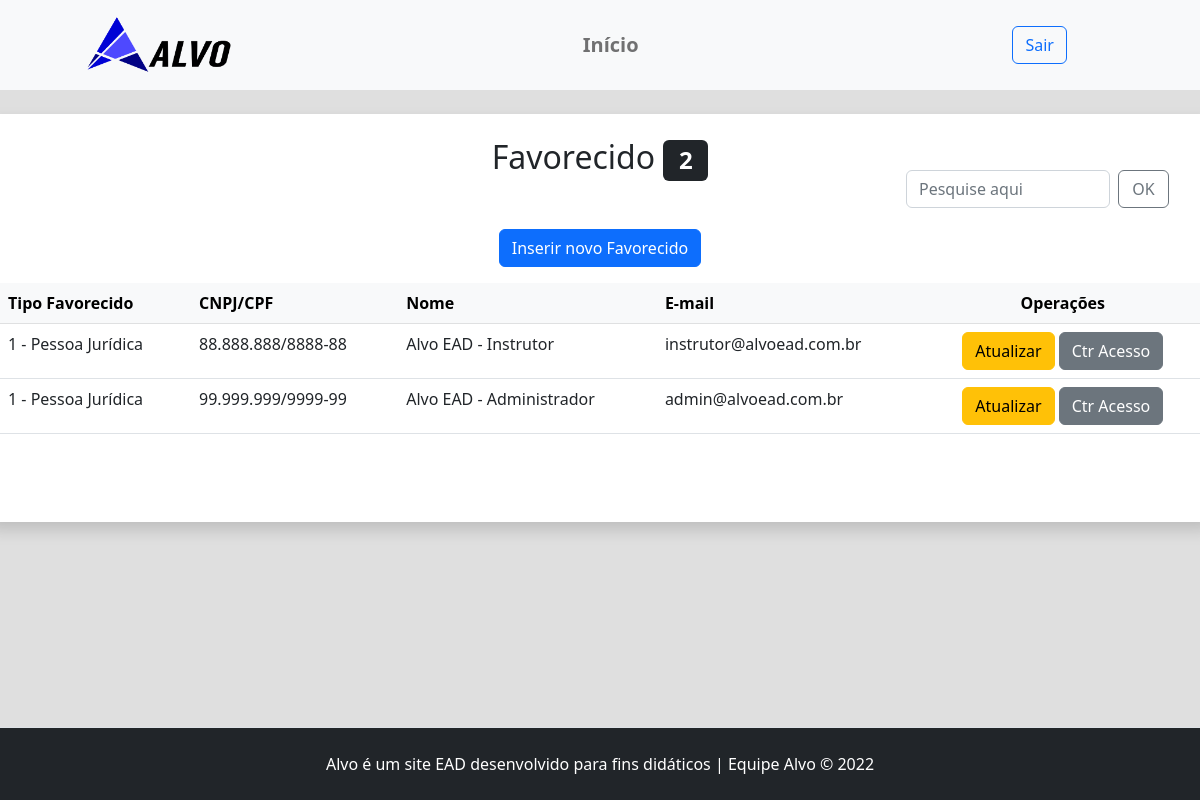
The page /admin/generico.php (signed in) on the database its author committed.
### tables this page shows
CREATE TABLE `genericos` (
  `id` int(11) NOT NULL,
  `tipoFavorecido` int(11) NOT NULL,
  `cnpjcpf` varchar(30) NOT NULL,
  `nome` varchar(60) NOT NULL,
  `email` varchar(100) NOT NULL,
  `telefone` varchar(20) DEFAULT NULL,
  `cep` varchar(9) DEFAULT NULL,
  `endereco` varchar(60) DEFAULT NULL,
  `numero` varchar(20) DEFAULT NULL,
  `complemento` varchar(100) DEFAULT NULL,
  `bairro` varchar(60) DEFAULT NULL,
  `cidade` varchar(60) DEFAULT NULL,
  `uf` varchar(2) DEFAULT NULL,
  `codMunicipio` varchar(7) DEFAULT NULL,
  `ctrAcesso_id` int(11) DEFAULT NULL
);

### src/Banco.php (called while the page is built, shortened)
<?php
abstract class Banco {
    private static string $servidor = "localhost";
    private static string $usuario = "root";
    private static string $senha = "";
    private static string $banco = "bd_alvo";
    private static PDO $conexao;
    public static function conecta():PDO {
        try {
            self::$conexao = new PDO(
                "mysql:host=".self::$servidor.";
                dbname=".self::$banco.";
                charset=utf8",
                self::$usuario,
                self::$senha
            );
            self::$conexao ->setAttribute(
                PDO::ATTR_ERRMODE,
                PDO::ERRMODE_EXCEPTION
            );
        } catch (Exception $erro) {
            die("Erro.: ".$erro->getMessage());
        }
        return self::$conexao;
    }
}

### src/Generico.php (called while the page is built, shortened)
<?php
final class Generico {
    private PDO $conexao;
    public function __construct() {
        $this->conexao = Banco::conecta();
    }
    public function listarGenerico():array {
        $sql = "SELECT id, tipoFavorecido, cnpjcpf, nome, email, ctrAcesso_id FROM genericos ORDER BY cnpjcpf";
        try {
            $consulta = $this->conexao->prepare($sql);
            $consulta->execute();
            $resultado = $consulta->fetchAll(PDO::FETCH_ASSOC);
        } catch (Exception $erro) {
            die("Erro: ".$erro->getMessage());
        }
        return $resultado;
    }
}

### src/Utilitarios.php (called while the page is built, shortened)
<?php
abstract class Utilitarios {
    public static function tipoFavorecido() {
        $tipoFavorecido = [
            1 => "Pessoa Jurídica",
            2 => "Pessoa Física",
            3 => "Exterior"
        ];
        return $tipoFavorecido;
    }
    public static function formataCnpjcpf($array) {
        $cnpj_cpf = preg_replace("/\D/", '', $array);
        if (strlen($cnpj_cpf) === 11) {
            return preg_replace("/(\d{3})(\d{3})(\d{3})(\d{2})/", "\$1.\$2.\$3-\$4", $cnpj_cpf);
        } elseif (strlen($cnpj_cpf) === 14) {
            return preg_replace("/(\d{2})(\d{3})(\d{3})(\d{4})(\d{2})/", "\$1.\$2.\$3/\$4-\$5", $cnpj_cpf);
        }
        return $cnpj_cpf;
    }
}

### admin/generico.php (the view, shortened to what this page needs)
<?php
require_once "../inc/cabecalho-admin.php";
$OBJgenerico = new Generico;
$listaDeGenerico = $OBJgenerico->listarGenerico();
$listaTipoFavorecido = Utilitarios::tipoFavorecido();
?>
<div class="row position-relative">
	<article class="col-12 bg-white rounded shadow py-4 ">
		<h2 class="text-center ">
		Favorecido <span class="badge bg-dark"><?=count($listaDeGenerico)?></span>
		</h2>
		<form autocomplete="off" class="ms-5 col-2 d-flex  position-absolute top-25 end-0 translate-middle" action="generico-pesquisa.php" method="GET">
			<input name="buscaFavorecido" class="form-control me-2 col-2" type="search" placeholder="Pesquise aqui" aria-label="Pesquise aqui">
			<button class="btn btn-outline-secondary my-2 my-sm-0 col-3" type="submit">OK</button>
      	</form>
		<p class="text-center mt-5">
			<a class="btn btn-primary" href="generico-insere.php">
			Inserir novo Favorecido</a>
		</p>
		<div class="table-responsive">
			<table class="table table-hover">
				<thead class="table-light">
					<tr>
					    <th>Tipo Favorecido</th>
                        <th>CNPJ/CPF</th>
						<th>Nome</th>
						<th>E-mail</th>
						<th class="text-center">Operações</th>
					</tr>
				</thead>
				<tbody>
					<?php
						foreach($listaDeGenerico as $generico) {
						?>
					<tr>
						<td>
							<?=$generico['tipoFavorecido']?> - <?=$listaTipoFavorecido[$generico['tipoFavorecido']]?>
						</td>
						<td><?=Utilitarios::formataCnpjcpf($generico['cnpjcpf'])?></td>
						<td><?=$generico['nome']?></td>
                        <td><?=$generico['email']?></td>
                        <td class="text-center">
							<a class="btn btn-warning"
							href="generico-atualiza.php?id=<?=$generico['id']?>">
							<i class="bi bi-pencil"></i> Atualizar
							</a>
						<?php if ( !($generico['ctrAcesso_id']) ) { ?>
							<a class="btn btn-danger excluir"
							href="generico-exclui.php?id=<?=$generico['id']?>">
							<i class="bi bi-trash"></i> Excluir
							</a>
							<a class="btn btn-secondary"
							href="generico-habilita.php?id=<?=$generico['id']?>">
							<i class="bi bi-door-open"></i> Habilitar
							</a>
						<?php } else { ?>
							<a class="btn btn-secondary"
							href="generico-ctracesso.php?id=<?=$generico['id']?>">
							<i class="bi bi-door-open"></i> Ctr Acesso
							</a>
						<?php }	?>
						</td>
					</tr>
					<?php }	?>
				</tbody>
			</table>
			<br class="mb-5">
			<br class="mb-5">
		</div>
	</article>
</div>
<?php
require_once "../inc/rodape-admin.php";
?>
</body>
</html>

### css/style.css (style rules this page uses)
body { overflow-x: hidden; }
.cor-fundo { background-color: rgb(223, 223, 223); }
tbody { overflow-y: scroll; }

### rows shown on the page
genericos: tipoFavorecido "1", tipoFavorecido "Pessoa Jurídica", cnpjcpf "88.888.888/8888-88", nome "Alvo EAD - Instrutor", email "instrutor@alvoead.com.br"
genericos: tipoFavorecido "1", tipoFavorecido "Pessoa Jurídica", cnpjcpf "99.999.999/9999-99", nome "Alvo EAD - Administrador", email "admin@alvoead.com.br"

### other values the page prints
count($listaDeGenerico) "2"
